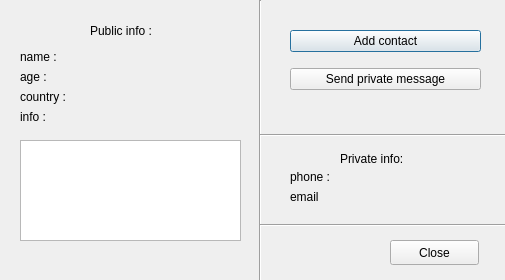
<?xml version="1.0" encoding="UTF-8"?>
<ui version="4.0">
 <class>Profile</class>
 <widget class="QDialog" name="Profile">
  <property name="geometry">
   <rect>
    <x>0</x>
    <y>0</y>
    <width>505</width>
    <height>280</height>
   </rect>
  </property>
  <property name="sizePolicy">
   <sizepolicy hsizetype="Minimum" vsizetype="Minimum">
    <horstretch>0</horstretch>
    <verstretch>0</verstretch>
   </sizepolicy>
  </property>
  <property name="minimumSize">
   <size>
    <width>505</width>
    <height>250</height>
   </size>
  </property>
  <property name="maximumSize">
   <size>
    <width>505</width>
    <height>280</height>
   </size>
  </property>
  <property name="baseSize">
   <size>
    <width>505</width>
    <height>280</height>
   </size>
  </property>
  <property name="windowTitle">
   <string>Dialog</string>
  </property>
  <widget class="QWidget" name="formLayoutWidget">
   <property name="geometry">
    <rect>
     <x>20</x>
     <y>50</y>
     <width>221</width>
     <height>91</height>
    </rect>
   </property>
   <layout class="QFormLayout" name="formLayout">
    <item row="0" column="0">
     <widget class="QLabel" name="text_name">
      <property name="text">
       <string>name :</string>
      </property>
     </widget>
    </item>
    <item row="1" column="0">
     <widget class="QLabel" name="text_age">
      <property name="text">
       <string>age :</string>
      </property>
     </widget>
    </item>
    <item row="2" column="0">
     <widget class="QLabel" name="text_country">
      <property name="text">
       <string>country :</string>
      </property>
     </widget>
    </item>
    <item row="0" column="1">
     <widget class="QLabel" name="nameLabel">
      <property name="text">
       <string/>
      </property>
     </widget>
    </item>
    <item row="1" column="1">
     <widget class="QLabel" name="ageLabel">
      <property name="text">
       <string/>
      </property>
     </widget>
    </item>
    <item row="2" column="1">
     <widget class="QLabel" name="countryLabel">
      <property name="text">
       <string/>
      </property>
     </widget>
    </item>
    <item row="3" column="0">
     <widget class="QLabel" name="text_info">
      <property name="text">
       <string>info :</string>
      </property>
     </widget>
    </item>
   </layout>
  </widget>
  <widget class="QTextBrowser" name="infoText">
   <property name="geometry">
    <rect>
     <x>20</x>
     <y>140</y>
     <width>221</width>
     <height>101</height>
    </rect>
   </property>
  </widget>
  <widget class="QWidget" name="verticalLayoutWidget">
   <property name="geometry">
    <rect>
     <x>290</x>
     <y>20</y>
     <width>191</width>
     <height>81</height>
    </rect>
   </property>
   <layout class="QVBoxLayout" name="verticalLayout">
    <item>
     <widget class="QPushButton" name="addToFriendsButton">
      <property name="text">
       <string>Add contact</string>
      </property>
     </widget>
    </item>
    <item>
     <widget class="QPushButton" name="privateChatButton">
      <property name="text">
       <string>Send private message</string>
      </property>
     </widget>
    </item>
   </layout>
  </widget>
  <widget class="Line" name="line">
   <property name="geometry">
    <rect>
     <x>245</x>
     <y>0</y>
     <width>31</width>
     <height>281</height>
    </rect>
   </property>
   <property name="orientation">
    <enum>Qt::Vertical</enum>
   </property>
  </widget>
  <widget class="QLabel" name="text_publicInfo">
   <property name="geometry">
    <rect>
     <x>90</x>
     <y>20</y>
     <width>91</width>
     <height>21</height>
    </rect>
   </property>
   <property name="text">
    <string>Public info :</string>
   </property>
  </widget>
  <widget class="Line" name="line_2">
   <property name="geometry">
    <rect>
     <x>260</x>
     <y>120</y>
     <width>251</width>
     <height>31</height>
    </rect>
   </property>
   <property name="orientation">
    <enum>Qt::Horizontal</enum>
   </property>
  </widget>
  <widget class="QWidget" name="formLayoutWidget_2">
   <property name="geometry">
    <rect>
     <x>290</x>
     <y>170</y>
     <width>191</width>
     <height>42</height>
    </rect>
   </property>
   <layout class="QFormLayout" name="formLayout_2">
    <item row="0" column="0">
     <widget class="QLabel" name="text_phone">
      <property name="text">
       <string>phone :</string>
      </property>
     </widget>
    </item>
    <item row="1" column="0">
     <widget class="QLabel" name="text_email">
      <property name="text">
       <string>email</string>
      </property>
     </widget>
    </item>
    <item row="0" column="1">
     <widget class="QLabel" name="phoneLabel">
      <property name="text">
       <string/>
      </property>
     </widget>
    </item>
    <item row="1" column="1">
     <widget class="QLabel" name="emailLabel">
      <property name="text">
       <string/>
      </property>
     </widget>
    </item>
   </layout>
  </widget>
  <widget class="QLabel" name="label">
   <property name="geometry">
    <rect>
     <x>340</x>
     <y>150</y>
     <width>91</width>
     <height>17</height>
    </rect>
   </property>
   <property name="text">
    <string>Private info:</string>
   </property>
  </widget>
  <widget class="QPushButton" name="pushButton">
   <property name="geometry">
    <rect>
     <x>390</x>
     <y>240</y>
     <width>89</width>
     <height>25</height>
    </rect>
   </property>
   <property name="text">
    <string>Close</string>
   </property>
  </widget>
  <widget class="Line" name="line_3">
   <property name="geometry">
    <rect>
     <x>260</x>
     <y>210</y>
     <width>251</width>
     <height>31</height>
    </rect>
   </property>
   <property name="orientation">
    <enum>Qt::Horizontal</enum>
   </property>
  </widget>
 </widget>
 <resources/>
 <connections/>
</ui>
